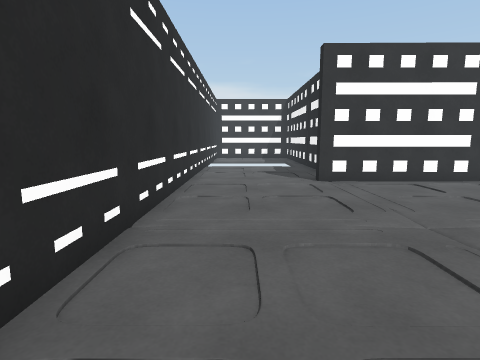
[1] (above)

20 first-person views from a walk through a scene from a Unity 3-D project. The camera is 1.3 m above the floor, tilts 8° down and sees 80° across. The floor is counted in squares, 1 m on a side. Each view is taken from the middle of a square. On the plan, view 1 faces up. The plan holds only what a view shows up to about 13 squares ahead; the rest is blank. The place goes on beyond the plan. The player character is not drawn.

[2]
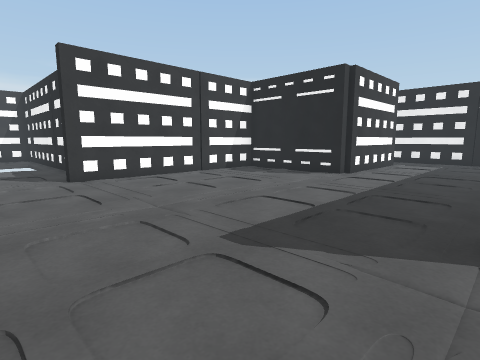

[3]
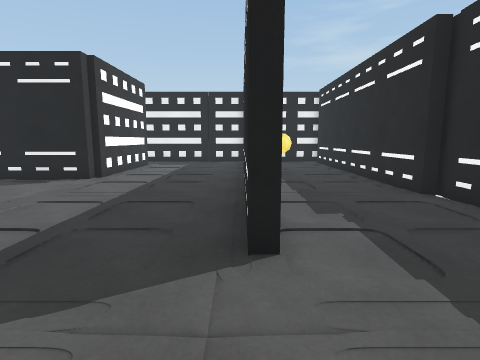

[4]
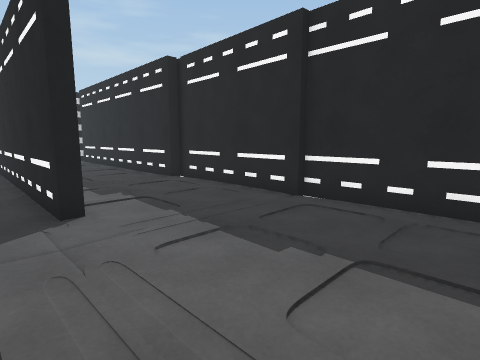

[5]
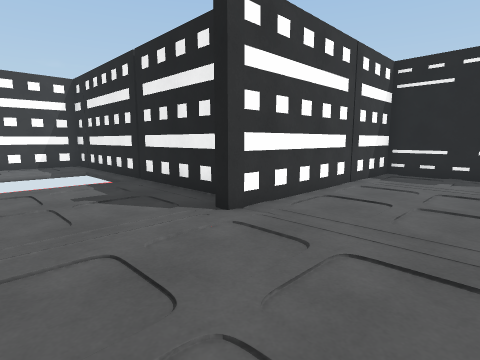

[6]
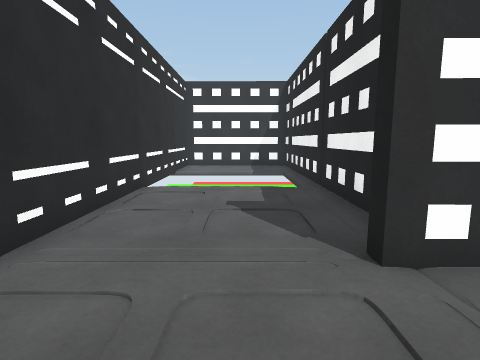

[7]
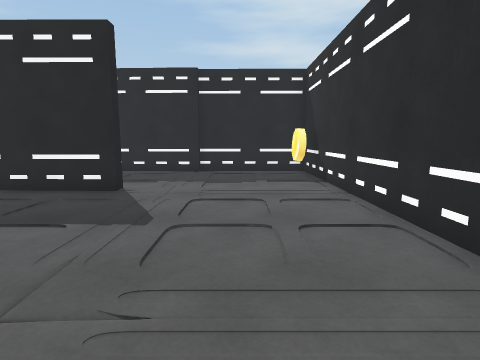

[8]
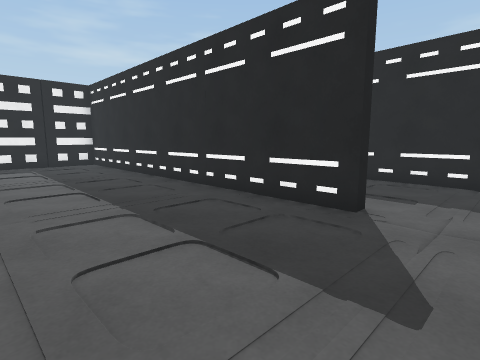

[9]
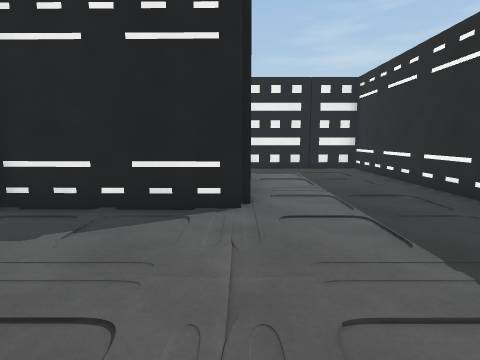

[10]
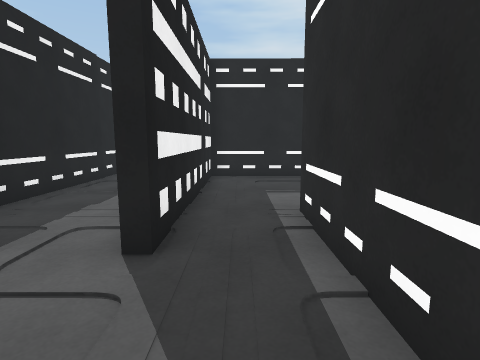

[11]
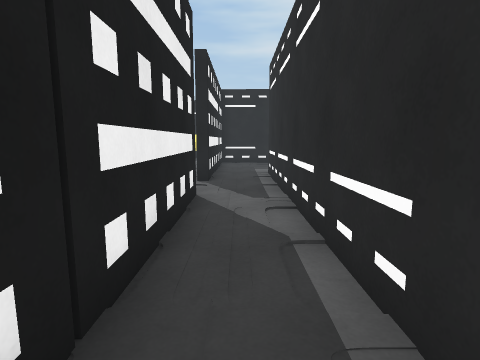

[12]
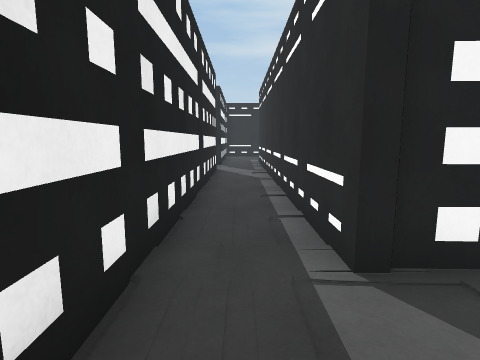

[13]
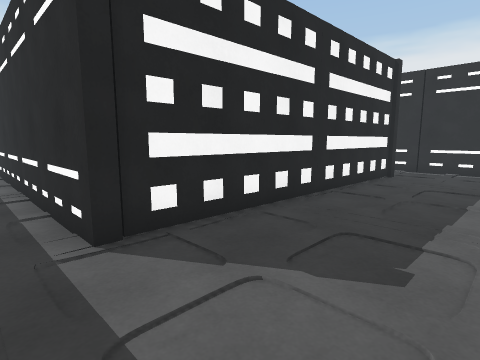

[14]
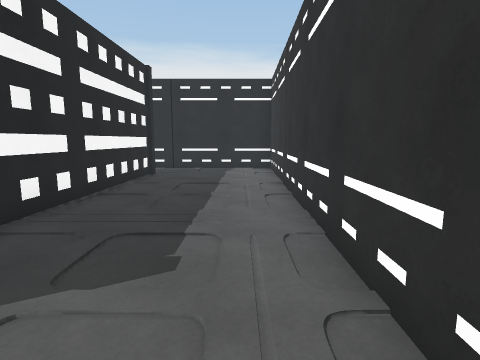

[15]
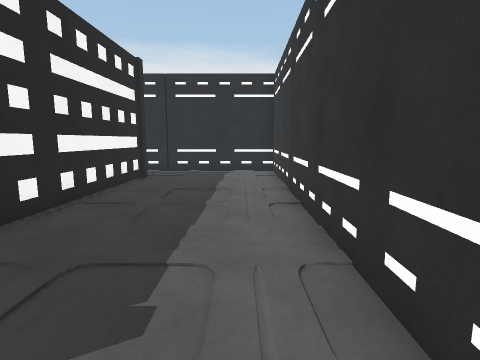

[16]
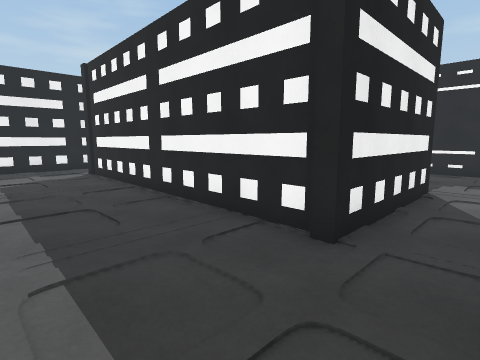

[17]
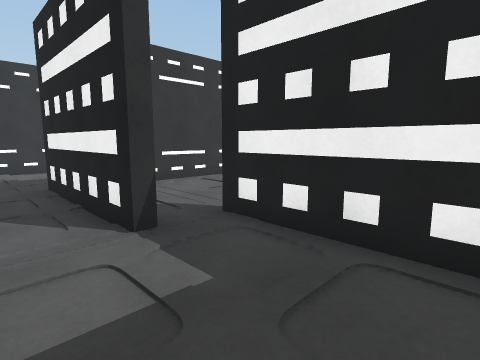

[18]
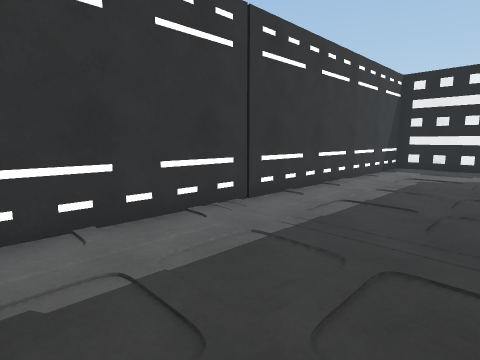

[19]
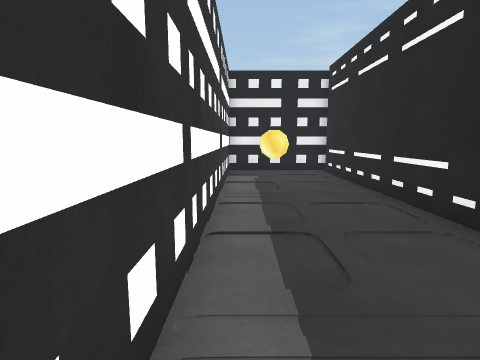

[20]
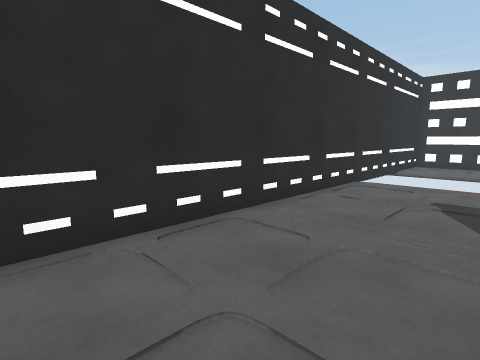

### Floor plan
Points are (right, up) in squares from view 1. A wall is a line through its corners. A room is listed if a view was taken in it or the views show most of it. See-through windows are left out.
Room 1 (views 1, 2, 3, 4, 5, 6, 7, 8, 9, 19, 20)
walls: (10.8, 4) (10.4, 4) (10.4, 8.7) (2.3, 8.7); (4.1, -1.6) (4.1, -1.1) (18, -1.2) (18, 3.5); (3.2, 10) (3.2, 19.4); (14.1, 3.7) (10.8, 3.8); (7.7, -5.3) (17.5, -5.4); (2.6, -5.5) (7.7, -5.7); (18, -5.6) (18, -1.6) (6.5, -1.5); (2.5, 20.1) (-1.6, 20.2) (-1.6, -5.7) (2.7, -5.8)
ways out: opening at (17, 4.5)
objects: coin (-1, -4); coin (17, -3)
Room 2 (views 10, 11, 12, 13, 14, 15, 16, 17, 18)
walls: (6.1, 13.7) (5.6, 13.7) (5.6, 18.5) (15.9, 18.3) (15.9, 8.6); (7.4, 10.1) (7.4, 13.9); (5.1, 9) (6.6, 9); (18, 8.4) (18, 23.1) (3.6, 23.4) (3.6, 17.9)
ways out: opening at (17, 8)

Where each view was taken, in squares from view 1:
view 1: 0 up, 0 right, facing up
view 2: 1 down, 0 right, facing up-right
view 3: 1 down, 1 right, facing right
view 4: 0 up, 1 left, facing down-right
view 5: 5 up, 1 left, facing up-right
view 6: 6 up, 1 right, facing up
view 7: 6 up, 1 right, facing down
view 8: 4 up, 2 right, facing down-right
view 9: 4 up, 5 right, facing right
view 10: 9 up, 17 right, facing down
view 11: 15 up, 17 right, facing down
view 12: 21 up, 17 right, facing down
view 13: 22 up, 17 right, facing down-left
view 14: 22 up, 17 right, facing left
view 15: 22 up, 16 right, facing left
view 16: 22 up, 4 right, facing down-right
view 17: 10 up, 4 right, facing up-right
view 18: 19 up, 4 right, facing up-right
view 19: 2 down, 6 right, facing right
view 20: 5 up, 2 right, facing up-left
